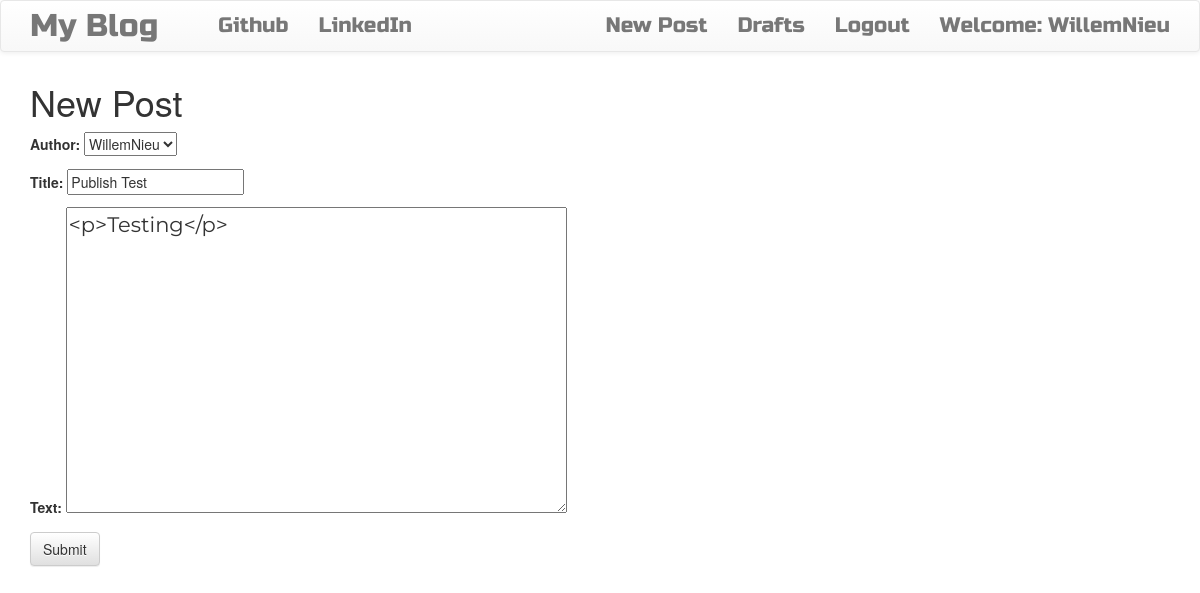
Screenshot of /post/3/edit/ (signed in) with the database file from the repository.
### blog/models.py (models this page shows, shortened)
class Post(models.Model):
    author = models.ForeignKey('auth.User', on_delete=models.CASCADE)
    title = models.CharField(max_length=200)
    text = models.TextField()
    create_date = models.DateTimeField(default=timezone.now())
    published_date = models.DateTimeField(blank=True, null=True)

### blog/views.py (the view)
# urls.py: path('post/<int:pk>/edit/', views.PostUpdateView.as_view(), name='post_edit'),
class PostUpdateView(LoginRequiredMixin, UpdateView):
    login_url = '/login/'
    redirect_field_name = 'blog/post_detail.html'
    form_class = PostForm
    model = Post

### blog/forms.py
class PostForm(forms.ModelForm):
    class Meta():
        model = Post
        fields = ('author', 'title', 'text')
        widgets = {
            'title':forms.TextInput(attrs={'class':'textinputclass'}),
            'text':forms.Textarea(attrs={'class':'editable medium-editor-textarea postcontent'})
        }

### blog/templates/blog/post_form.html (shortened to what this page needs)
{% extends "blog/base.html" %}
{% block body_block %}
    <h1>New Post</h1>
    <form class='post-form' method="post">
        {{form.as_p}}
        <button type='submit' class='save btn btn-default'>Submit</button>
    </form>
{% endblock body_block %}

### blog/templates/blog/base.html (shortened to what this page needs)
<!DOCTYPE html>
{% load static %}
<html lang="en">
<head>
    <link rel="stylesheet" href="https://cdn.jsdelivr.net/npm/bootstrap@3.4.1/dist/css/bootstrap.min.css">
    <link rel="stylesheet" href="https://cdn.jsdelivr.net/npm/bootstrap@3.4.1/dist/css/bootstrap-theme.min.css">
    <link rel="stylesheet" href="//cdn.jsdelivr.net/npm/medium-editor@latest/dist/css/medium-editor.min.css" type="text/css" media="screen" charset="utf-8">
    <link rel="stylesheet" href="{% static "css/blog.css" %}">
</head>
<body class='loader'>
    <nav class='navbar navbar-default techfont custom-navbar'>
        <div class='container'>
            <ul class='nav navbar-nav'>
                <li><a class='navbar-brand bigbrand' href="{% url "post_list" %}">My Blog</a></li>
                <li><a href="{% url "about" %}"></a></li>
                <li><a href="https://github.com/Willem991">Github</a></li>
                <li><a href="https://za.linkedin.com/in/wrniew">LinkedIn</a></li>
            </ul>
            <ul class='nav navbar-nav navbar-right'>
                {% if user.is_authenticated %}
                    <li><a href="{% url "post_new" %}">New Post</a></li>
                    <li><a href="{% url "post_draft_list" %}">Drafts</a></li>
                    <li><a href="{% url "post_new" %}">Logout</a></li>
                    <li><a>Welcome: {{user.username}}</a></li>
                {% else %}
                    <li><a href="{% url "login" %}"><span class="glyphicon glyphicon-user"></span></a></li>
                {% endif %}
            </ul>
        </div>
    </nav>
    <div class='content container'>
        <div class='row'>
            <div class='col-md-8'>
                <div class='blog_posts'>
                    {% block  body_block %}
                    {% endblock  %}
                </div>
            </div>
        </div>
    </div>
</body>
</html>

### blog/static/css/blog.css (style rules this page uses)
.techfont { font-family: 'Russo One', sans-serif; font-size: 1.5em; margin-bottom: 10px; }
.bigbrand { font-size: 1.5em; }
.loader { filter:hue-rotate(0deg); color:linear-gradient(45deg,#0f8,#08f); animation:hue 10000ms infinite linear; }
.postcontent { font-family: 'Montserrat'; font-size: 1.5em; }

### rows the page displays
Post: author "WillemNieu", title "Publish Test", text "<p>Testing</p>"

### other values shown
{{ user.username }} "WillemNieu"
